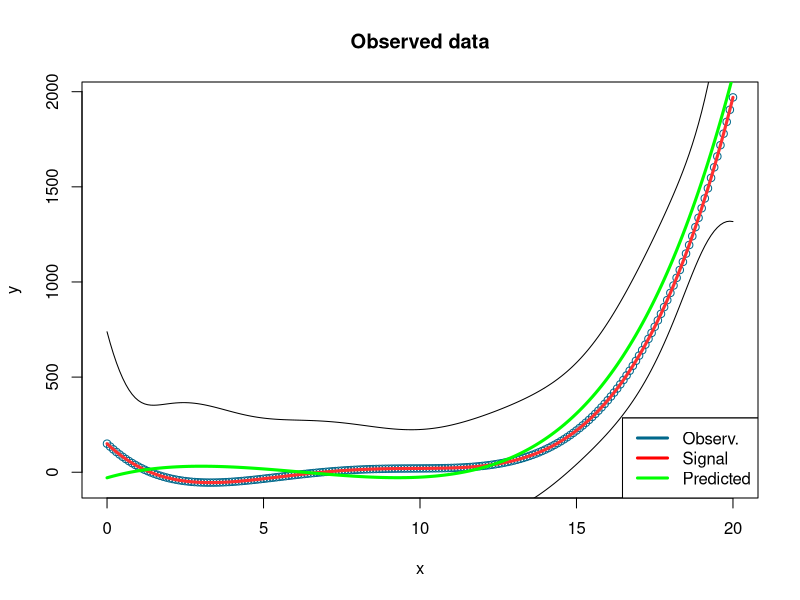

Write the R code that produced this figure.
# set.seed(314159)

x <- seq(from=0, to=20, by=0.1)
degree <- sample(seq(1:5), 1)
constant <- 10
deg5 <- unlist(sample(list(c(0.001, 0.1, 1, 0.4, 0.4), c(-0.001, 0.1, 1, 0.4, 0.4), c(-0.001, 0.1, 1, -20, 0.4)), 1))
deg4 <- unlist(sample(list(c(0, 0.1, 1, 0.4, 0.4), c(0, 0.1, 1, 0.4, 0.4), c(0, 0.1, 1, -20, 0.4)), 1))
deg3 <- unlist(sample(list(c(0, 0, 1, 0.4, 0.4), c(0, 0, 1, 0.4, 0.4), c(0, 0, 1, -20, 0.4)), 1))
deg2 <- unlist(sample(list(c(0, 0, 0, 0.4, 0.4), c(0, 0, 0, 0.4, 0.4), c(0, 0, 0, -20, 0.4)), 1))
deg1 <- unlist(sample(list(c(0, 0, 0, 0, 0.4), c(0, 0, 0, 0, 0.4), c(0, 0, 0, 0, 0.4)), 1))

if(degree==5){
  a <- deg5[1]
  b <- deg5[2] 
  c <- deg5[3] 
  d <- deg5[4] 
  e <- deg5[5]  
}
if(degree==4){
  a <- deg4[1]
  b <- deg4[2] 
  c <- deg4[3] 
  d <- deg4[4] 
  e <- deg4[5]  
}
if(degree==3){
  a <- deg3[1]
  b <- deg3[2] 
  c <- deg3[3] 
  d <- deg3[4] 
  e <- deg3[5]  
}
if(degree==2){
  a <- deg2[1]
  b <- deg2[2] 
  c <- deg2[3] 
  d <- deg2[4] 
  e <- deg2[5]  
}
if(degree==1){
  a <- deg1[1]
  b <- deg1[2] 
  c <- deg1[3] 
  d <- deg1[4] 
  e <- deg1[5]  
}
y <-  a*(x-10)^5 + b*(x-10)^4 + c*(x-10)^3 + d*(x-10)^2 + c*(x) + constant
sd <- sample(seq(200,1000, by=10), 1)
noise <- rnorm(length(x), mean=0, sd=sd)
noisy.poly <- y + noise
plot(x,y,col='deepskyblue4',xlab='x',main='Observed data')

model <- lm(noisy.poly ~ poly(x, degree))
# model <- lm(noisy.poly ~ x + I(x^2) + I(x^3))
predicted.intervals <- predict(model,data.frame(x=x),interval='confidence', level=0.99)
legend("bottomright",c("Observ.","Signal","Predicted"), col=c("deepskyblue4","red","green"), lwd=3)
lines(x,y,col='firebrick1',lwd=3)
lines(x,predicted.intervals[,1],col='green',lwd=3)
lines(x,predicted.intervals[,2],col='black',lwd=1)
lines(x,predicted.intervals[,3],col='black',lwd=1)
legend("bottomright",c("Observ.","Signal","Predicted"), col=c("deepskyblue4","red","green"), lwd=3)
summary(model)
# http://www.r-bloggers.com/fitting-polynomial-regression-in-r/
print(summary(model))

